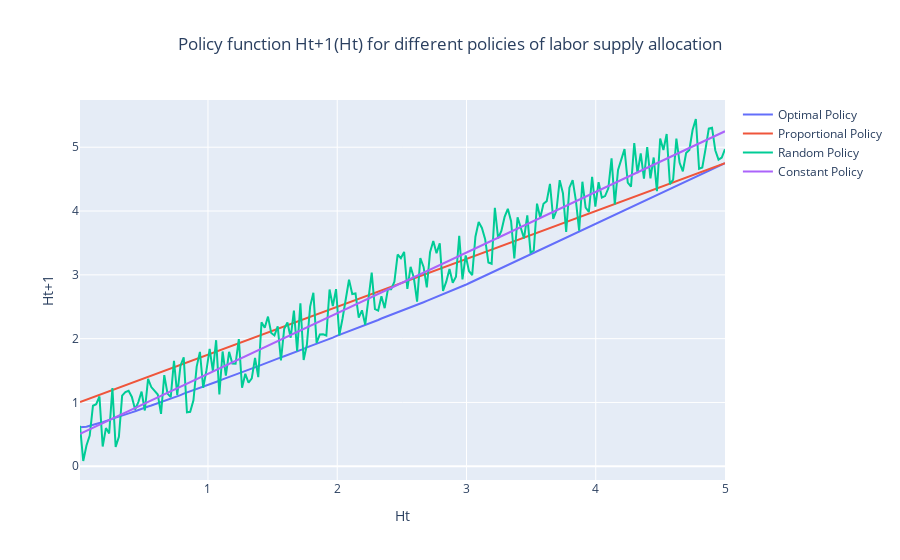

Notebook source saved alongside this figure:
### Markdown cell above
Warning: some arbitrary policies of labor supply can lead to levels of human capital higher than the upper bound (we set $H_{max} = 5$) as shown in the following graph of the policy function Ht+1(Ht). We could have penalize those infeasible values leading to other results.

### Code cell
H_constant = human_capital_accumulation(H_values,constant_policy)
H_random = human_capital_accumulation(H_values, random_policy)
H_proportional = human_capital_accumulation(H_values, proportional_policy)

plot_graph(
    variable1=(H_values, optimal_policy,"Optimal Policy"),
    # variable2=(H_values, H_values, "45° line"),
    variable3=(H_values, H_proportional,"Proportional Policy"),
    variable4=(H_values, H_random, "Random Policy"),
    variable5=(H_values, H_constant, "Constant Policy"),
    xaxis_title="Ht",
    yaxis_title="Ht+1",
    title="Policy function Ht+1(Ht) for different policies of labor supply allocation",
    showlegend=True
)

### Figure 1 — Plotly figure (JSON) as saved in the notebook; plotly's stock layout.template omitted (floating-point values rounded to 4 significant figures; data arrays with more than 128 entries replaced by an {"elided": "..."} marker saying what was removed)
{"data": [{"mode": "lines", "name": "Optimal Policy", "type": "scatter", "x": {"elided": "200 float values"}, "y": {"elided": "200 float values"}}, {"mode": "lines", "name": "Proportional Policy", "type": "scatter", "x": {"elided": "200 float values"}, "y": {"elided": "200 float values"}}, {"mode": "lines", "name": "Random Policy", "type": "scatter", "x": {"elided": "200 float values"}, "y": {"elided": "200 float values"}}, {"mode": "lines", "name": "Constant Policy", "type": "scatter", "x": {"elided": "200 float values"}, "y": {"elided": "200 float values"}}], "layout": {"showlegend": true, "title": {"text": "Policy function Ht+1(Ht) for different policies of labor supply allocation", "x": 0.5, "xanchor": "center"}, "xaxis": {"title": {"text": "Ht"}}, "yaxis": {"title": {"text": "Ht+1"}}}}
